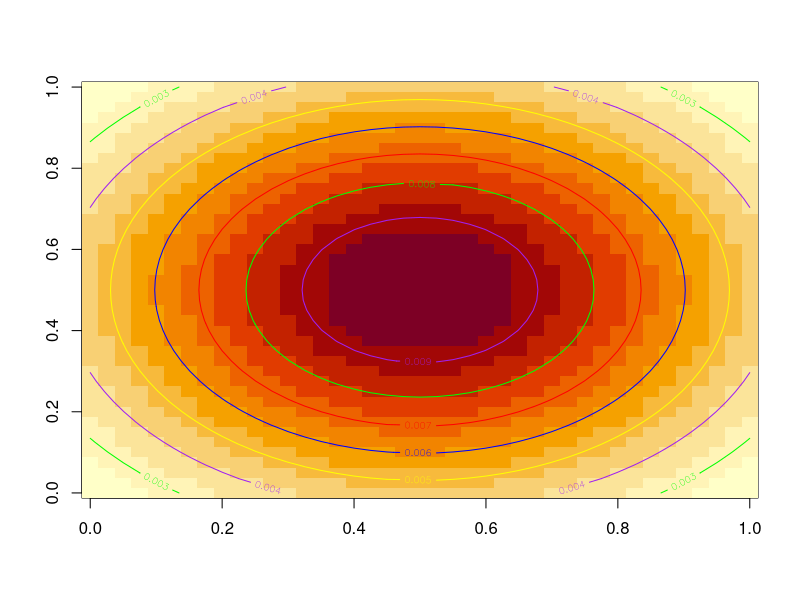

Reproduce this figure in R. (Note: this script raises an error after producing the figure.)
## ---- chunk 1

x1 = 1
x2 = 2
Y = 1
mu = 0
varian_j = 16

## ---- chunk 2
rm(list = ls())

library(MASS)
require(MASS)
library(mvtnorm)


x <- c(1,2) # values of X_1 and X_2
sigma <- matrix(c(16,0,0,16), ncol = 2, byrow = TRUE) # +1 matrix
mu <- c(0,0)
sigma2 <- matrix(c(1,0,0,1), ncol = 2, byrow = TRUE) # -1 matrix

density_Yplus <- dmvnorm(x=x, mean =mu, sigma)
density_Yminus <- dmvnorm(x=x, mean =mu, sigma2)

posterior_probability = (density_Yplus*0.5)/(density_Yplus*0.5+density_Yminus*0.5)
## ---- chunk 3
require(mvtnorm)

mygrid = expand.grid(.25*(-20:20),.25*(-20:20))
colours = c("red", "green", "purple", "yellow", "blue")

# solve(mygrid)
densitydata = dmvnorm(mygrid, mean = mu, sigma = sigma, log = FALSE)
# print(densitydata)

densitymatrix = matrix(densitydata, nrow=41)

# Visualize
# contour, image, and persp 
image(densitymatrix)
contour(densitymatrix, col = colours, add = TRUE)
## ---- chunk 4

## ---- chunk 5
rm(list = ls())
distributionY = sample(0:2, size=100, replace=TRUE, prob=c(0.4,0.3,0.3))

size = 100

gridY0 <- expand.grid(0:1,0:2)[sample(1:6, size, replace=TRUE, prob=c(0.2,0.1,0.4,0.2,0.0,0.1)),]
gridY1 <- expand.grid(0:1,0:2)[sample(1:6, size, replace=TRUE, prob=c(0.6,0.1,0.1,0.1,0.1,0.0)),]
gridY2 <- expand.grid(0:1,0:2)[sample(1:6, size, replace=TRUE, prob=c(0.1,0.4,0.3,0.0,0.2,0.0)),]

distributionN0 = sum(distributionY==0)
sum(distributionY==0 & gridY1$Var1==0 & gridY1$Var2==0)

distributionN1 = sum(distributionY==1)
distributionN2 = sum(distributionY==2)
distributionsN <- c(distributionN0, distributionN1, distributionN2)
## ---- chunk 6
y0_x1_0 <- sum(distributionY==0 & gridY0$Var1==0)
y1_x1_0 <- sum(distributionY==1 & gridY1$Var1==0)
y2_x1_0 <- sum(distributionY==2 & gridY2$Var1==0)

y0_x1_1 <- sum(distributionY==0 & gridY0$Var1==1)
y1_x1_1 <- sum(distributionY==1 & gridY1$Var1==1)
y2_x1_1 <- sum(distributionY==2 & gridY2$Var1==1)

y0_x2_0 <- sum(distributionY==0 & gridY0$Var1==0)
y1_x2_0 <- sum(distributionY==1 & gridY1$Var1==0)
y2_x2_0 <- sum(distributionY==2 & gridY2$Var1==0)

y0_x2_1 <- sum(distributionY==0 & gridY0$Var1==1)
y1_x2_1 <- sum(distributionY==1 & gridY1$Var1==1)
y2_x2_1 <- sum(distributionY==2 & gridY2$Var1==1)

y0_x2_2 <- sum(distributionY==0 & gridY0$Var1==2)
y1_x2_2 <- sum(distributionY==1 & gridY0$Var1==2)
y2_x2_2 <- sum(distributionY==2 & gridY0$Var1==2)

#probability P(x1 = 0 | y = 0)

nc = y0_x1_0
n = distributionN0

alpha <- c(0,0.5,1)
alphanames <- c("Maximum_likelyhood", "Krichevsky-Trofimov", "Laplace")

posterior_prob <- function(alpha, alphanames, distributionsN) {
  for (val in c(0,1,2))
    {
    print("tähän nc vaihtelu")
  for (val in c(0,1,2))
    {
    print(val)
    probP = (nc + alpha[val])/(n + alpha[val])
    print(sprintf("Probability for %s with is: %s", alphanames[val], probP))
  }
}
}

posterior_prob(alpha, alphanames, distributionsN)
               
# lopuksi nc on n, n = 100, sama juttu uudestaan kolme kertaa y = {0,1,2}
# probP = (nc + alpha[val])/(n + 3*alpha[val])


#alpha_maximum_likelyhood = 0
#alpha_laplace = 1
#alpha_Krichevsky-Trofimov = 0.5
#probP = (nc + alpha_maximum_likelyhood)/(n + 3*alpha_maximum_likelyhood)

## ---- chunk 7

norm0 = 0.5
norm1 = (1/(sqrt(2 * pi) * varian_j^(1/2)))*exp((-x1 - mu)^2/(2 * varian_j^2))
norm2 = 1/(sqrt(2 * pi) * varian_j^(1/2)) *exp(-((x2 - mu)^2/(2 * varian_j^2)))

probY = norm0*norm1*norm2
print("1. a)")
sprintf("Probability is: %s", probY)


